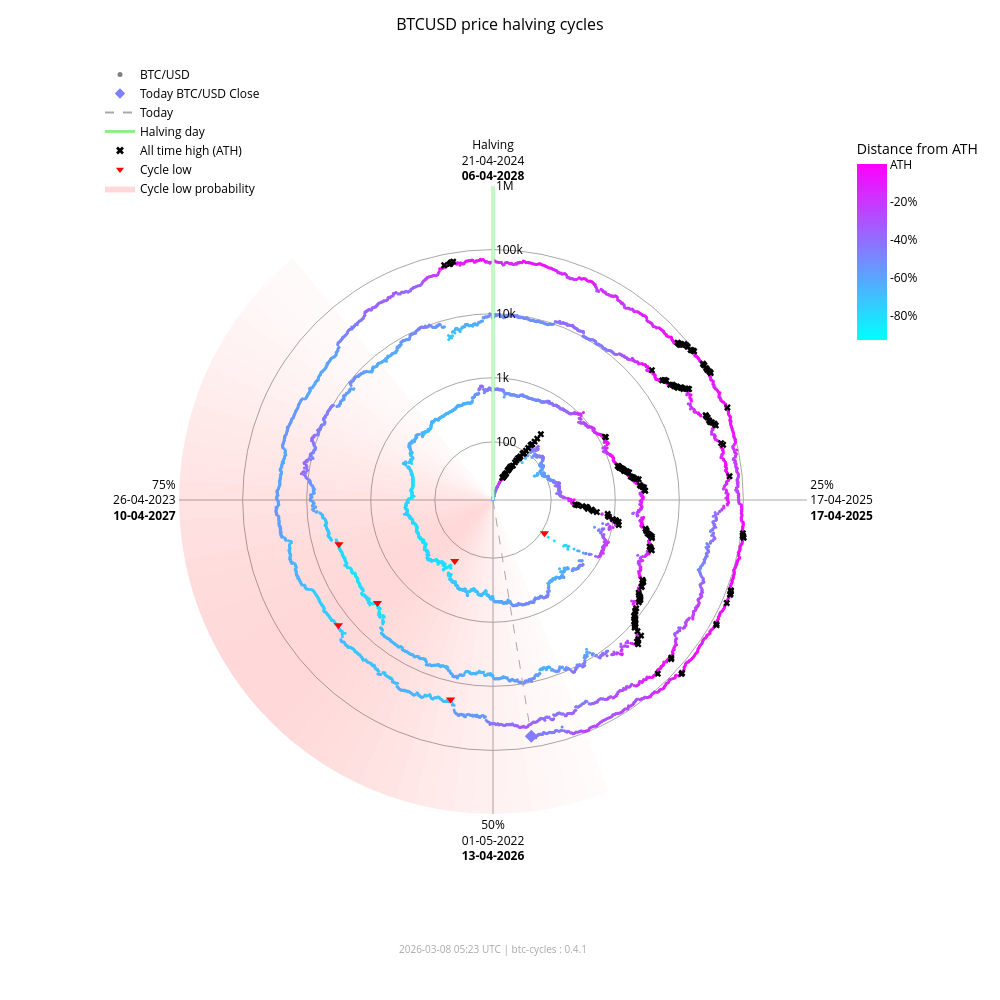

Notebook code cell kept with this figure:
### Markdown cell above
### Interactive chart (plotly)

### Code cell
fig_interactive = btc.plot(
    kind="interactive",
    from_date="2012-11-28",
)
# plotly config for interactivity
config = {"scrollZoom": True, "displayModeBar": True}
# display in notebook
fig_interactive.show(config=config)

### Figure 1 — Plotly figure (JSON) as saved in the notebook; plotly's stock layout.template omitted (floating-point values rounded to 4 significant figures; data arrays with more than 128 entries replaced by an {"elided": "..."} marker saying what was removed)
{"data": [{"fill": "toself", "fillcolor": "rgba(255,0,0,0.017168280509461755)", "hoverinfo": "skip", "line": {"width": 0}, "mode": "lines", "r": [12.35, 1000000, 1000000, 12.35, 12.35], "showlegend": false, "theta": [158.4, 158.4, 162.0, 162.0, 158.4], "type": "scatterpolar"}, {"fill": "toself", "fillcolor": "rgba(255,0,0,0.022114794501891175)", "hoverinfo": "skip", "line": {"width": 0}, "mode": "lines", "r": [12.35, 1000000, 1000000, 12.35, 12.35], "showlegend": false, "theta": [162.0, 162.0, 165.6, 165.6, 162.0], "type": "scatterpolar"}, {"fill": "toself", "fillcolor": "rgba(255,0,0,0.02790404259511669)", "hoverinfo": "skip", "line": {"width": 0}, "mode": "lines", "r": [12.35, 1000000, 1000000, 12.35, 12.35], "showlegend": false, "theta": [165.6, 165.6, 169.2, 169.2, 165.6], "type": "scatterpolar"}, {"fill": "toself", "fillcolor": "rgba(255,0,0,0.034518294852420334)", "hoverinfo": "skip", "line": {"width": 0}, "mode": "lines", "r": [12.35, 1000000, 1000000, 12.35, 12.35], "showlegend": false, "theta": [169.2, 169.2, 172.8, 172.8, 169.2], "type": "scatterpolar"}, {"fill": "toself", "fillcolor": "rgba(255,0,0,0.041901979682821514)", "hoverinfo": "skip", "line": {"width": 0}, "mode": "lines", "r": [12.35, 1000000, 1000000, 12.35, 12.35], "showlegend": false, "theta": [172.8, 172.8, 176.4, 176.4, 172.8], "type": "scatterpolar"}, {"fill": "toself", "fillcolor": "rgba(255,0,0,0.04996405861294358)", "hoverinfo": "skip", "line": {"width": 0}, "mode": "lines", "r": [12.35, 1000000, 1000000, 12.35, 12.35], "showlegend": false, "theta": [176.4, 176.4, 180.0, 180.0, 176.4], "type": "scatterpolar"}, {"fill": "toself", "fillcolor": "rgba(255,0,0,0.05858349692240514)", "hoverinfo": "skip", "line": {"width": 0}, "mode": "lines", "r": [12.35, 1000000, 1000000, 12.35, 12.35], "showlegend": false, "theta": [180.0, 180.0, 183.6, 183.6, 180.0], "type": "scatterpolar"}, {"fill": "toself", "fillcolor": "rgba(255,0,0,0.06761662035375064)", "hoverinfo": "skip", "line": {"width": 0}, "mode": "lines", "r": [12.35, 1000000, 1000000, 12.35, 12.35], "showlegend": false, "theta": [183.6, 183.6, 187.2, 187.2, 183.6], "type": "scatterpolar"}, {"fill": "toself", "fillcolor": "rgba(255,0,0,0.07690481219944661)", "hoverinfo": "skip", "line": {"width": 0}, "mode": "lines", "r": [12.35, 1000000, 1000000, 12.35, 12.35], "showlegend": false, "theta": [187.2, 187.2, 190.8, 190.8, 187.2], "type": "scatterpolar"}, {"fill": "toself", "fillcolor": "rgba(255,0,0,0.08628112000611096)", "hoverinfo": "skip", "line": {"width": 0}, "mode": "lines", "r": [12.35, 1000000, 1000000, 12.35, 12.35], "showlegend": false, "theta": [190.8, 190.8, 194.4, 194.4, 190.8], "type": "scatterpolar"}, {"fill": "toself", "fillcolor": "rgba(255,0,0,0.09557490841018089)", "hoverinfo": "skip", "line": {"width": 0}, "mode": "lines", "r": [12.35, 1000000, 1000000, 12.35, 12.35], "showlegend": false, "theta": [194.4, 194.4, 198.0, 198.0, 194.4], "type": "scatterpolar"}, {"fill": "toself", "fillcolor": "rgba(255,0,0,0.10461455782963762)", "hoverinfo": "skip", "line": {"width": 0}, "mode": "lines", "r": [12.35, 1000000, 1000000, 12.35, 12.35], "showlegend": false, "theta": [198.0, 198.0, 201.6, 201.6, 198.0], "type": "scatterpolar"}, {"fill": "toself", "fillcolor": "rgba(255,0,0,0.11322908719652829)", "hoverinfo": "skip", "line": {"width": 0}, "mode": "lines", "r": [12.35, 1000000, 1000000, 12.35, 12.35], "showlegend": false, "theta": [201.6, 201.6, 205.2, 205.2, 201.6], "type": "scatterpolar"}, {"fill": "toself", "fillcolor": "rgba(255,0,0,0.12125015337052986)", "hoverinfo": "skip", "line": {"width": 0}, "mode": "lines", "r": [12.35, 1000000, 1000000, 12.35, 12.35], "showlegend": false, "theta": [205.2, 205.2, 208.8, 208.8, 205.2], "type": "scatterpolar"}, {"fill": "toself", "fillcolor": "rgba(255,0,0,0.12851590515331976)", "hoverinfo": "skip", "line": {"width": 0}, "mode": "lines", "r": [12.35, 1000000, 1000000, 12.35, 12.35], "showlegend": false, "theta": [208.8, 208.8, 212.4, 212.4, 208.8], "type": "scatterpolar"}, {"fill": "toself", "fillcolor": "rgba(255,0,0,0.13487757461161184)", "hoverinfo": "skip", "line": {"width": 0}, "mode": "lines", "r": [12.35, 1000000, 1000000, 12.35, 12.35], "showlegend": false, "theta": [212.4, 212.4, 216.0, 216.0, 212.4], "type": "scatterpolar"}, {"fill": "toself", "fillcolor": "rgba(255,0,0,0.14020862181849592)", "hoverinfo": "skip", "line": {"width": 0}, "mode": "lines", "r": [12.35, 1000000, 1000000, 12.35, 12.35], "showlegend": false, "theta": [216.0, 216.0, 219.6, 219.6, 216.0], "type": "scatterpolar"}, {"fill": "toself", "fillcolor": "rgba(255,0,0,0.14441504950654527)", "hoverinfo": "skip", "line": {"width": 0}, "mode": "lines", "r": [12.35, 1000000, 1000000, 12.35, 12.35], "showlegend": false, "theta": [219.6, 219.6, 223.2, 223.2, 219.6], "type": "scatterpolar"}, {"fill": "toself", "fillcolor": "rgba(255,0,0,0.14744459351271713)", "hoverinfo": "skip", "line": {"width": 0}, "mode": "lines", "r": [12.35, 1000000, 1000000, 12.35, 12.35], "showlegend": false, "theta": [223.2, 223.2, 226.8, 226.8, 223.2], "type": "scatterpolar"}, {"fill": "toself", "fillcolor": "rgba(255,0,0,0.14929223192296423)", "hoverinfo": "skip", "line": {"width": 0}, "mode": "lines", "r": [12.35, 1000000, 1000000, 12.35, 12.35], "showlegend": false, "theta": [226.8, 226.8, 230.4, 230.4, 226.8], "type": "scatterpolar"}, {"fill": "toself", "fillcolor": "rgba(255,0,0,0.15)", "hoverinfo": "skip", "line": {"width": 0}, "mode": "lines", "r": [12.35, 1000000, 1000000, 12.35, 12.35], "showlegend": false, "theta": [230.4, 230.4, 234.0, 234.0, 230.4], "type": "scatterpolar"}, {"fill": "toself", "fillcolor": "rgba(255,0,0,0.14965033825231114)", "hoverinfo": "skip", "line": {"width": 0}, "mode": "lines", "r": [12.35, 1000000, 1000000, 12.35, 12.35], "showlegend": false, "theta": [234.0, 234.0, 237.6, 237.6, 234.0], "type": "scatterpolar"}, {"fill": "toself", "fillcolor": "rgba(255,0,0,0.14835378057909807)", "hoverinfo": "skip", "line": {"width": 0}, "mode": "lines", "r": [12.35, 1000000, 1000000, 12.35, 12.35], "showlegend": false, "theta": [237.6, 237.6, 241.2, 241.2, 237.6], "type": "scatterpolar"}, {"fill": "toself", "fillcolor": "rgba(255,0,0,0.14623322283554635)", "hoverinfo": "skip", "line": {"width": 0}, "mode": "lines", "r": [12.35, 1000000, 1000000, 12.35, 12.35], "showlegend": false, "theta": [241.2, 241.2, 244.8, 244.8, 241.2], "type": "scatterpolar"}, {"fill": "toself", "fillcolor": "rgba(255,0,0,0.1434078538226231)", "hoverinfo": "skip", "line": {"width": 0}, "mode": "lines", "r": [12.35, 1000000, 1000000, 12.35, 12.35], "showlegend": false, "theta": [244.8, 244.8, 248.4, 248.4, 244.8], "type": "scatterpolar"}, {"fill": "toself", "fillcolor": "rgba(255,0,0,0.13997983179373427)", "hoverinfo": "skip", "line": {"width": 0}, "mode": "lines", "r": [12.35, 1000000, 1000000, 12.35, 12.35], "showlegend": false, "theta": [248.4, 248.4, 252.0, 252.0, 248.4], "type": "scatterpolar"}, {"fill": "toself", "fillcolor": "rgba(255,0,0,0.13602598258454268)", "hoverinfo": "skip", "line": {"width": 0}, "mode": "lines", "r": [12.35, 1000000, 1000000, 12.35, 12.35], "showlegend": false, "theta": [252.0, 252.0, 255.6, 255.6, 252.0], "type": "scatterpolar"}, {"fill": "toself", "fillcolor": "rgba(255,0,0,0.13159547355344953)", "hoverinfo": "skip", "line": {"width": 0}, "mode": "lines", "r": [12.35, 1000000, 1000000, 12.35, 12.35], "showlegend": false, "theta": [255.6, 255.6, 259.2, 259.2, 255.6], "type": "scatterpolar"}, {"fill": "toself", "fillcolor": "rgba(255,0,0,0.12671301775492697)", "hoverinfo": "skip", "line": {"width": 0}, "mode": "lines", "r": [12.35, 1000000, 1000000, 12.35, 12.35], "showlegend": false, "theta": [259.2, 259.2, 262.8, 262.8, 259.2], "type": "scatterpolar"}, {"fill": "toself", "fillcolor": "rgba(255,0,0,0.12138610149219965)", "hoverinfo": "skip", "line": {"width": 0}, "mode": "lines", "r": [12.35, 1000000, 1000000, 12.35, 12.35], "showlegend": false, "theta": [262.8, 262.8, 266.4, 266.4, 262.8], "type": "scatterpolar"}, {"fill": "toself", "fillcolor": "rgba(255,0,0,0.1156142551644921)", "hoverinfo": "skip", "line": {"width": 0}, "mode": "lines", "r": [12.35, 1000000, 1000000, 12.35, 12.35], "showlegend": false, "theta": [266.4, 266.4, 270.0, 270.0, 266.4], "type": "scatterpolar"}, {"fill": "toself", "fillcolor": "rgba(255,0,0,0.10939851441251548)", "hoverinfo": "skip", "line": {"width": 0}, "mode": "lines", "r": [12.35, 1000000, 1000000, 12.35, 12.35], "showlegend": false, "theta": [270.0, 270.0, 273.6, 273.6, 270.0], "type": "scatterpolar"}, {"fill": "toself", "fillcolor": "rgba(255,0,0,0.10274974912946185)", "hoverinfo": "skip", "line": {"width": 0}, "mode": "lines", "r": [12.35, 1000000, 1000000, 12.35, 12.35], "showlegend": false, "theta": [273.6, 273.6, 277.2, 277.2, 273.6], "type": "scatterpolar"}, {"fill": "toself", "fillcolor": "rgba(255,0,0,0.09569517349791425)", "hoverinfo": "skip", "line": {"width": 0}, "mode": "lines", "r": [12.35, 1000000, 1000000, 12.35, 12.35], "showlegend": false, "theta": [277.2, 277.2, 280.8, 280.8, 277.2], "type": "scatterpolar"}, {"fill": "toself", "fillcolor": "rgba(255,0,0,0.08828282625646727)", "hoverinfo": "skip", "line": {"width": 0}, "mode": "lines", "r": [12.35, 1000000, 1000000, 12.35, 12.35], "showlegend": false, "theta": [280.8, 280.8, 284.4, 284.4, 280.8], "type": "scatterpolar"}, {"fill": "toself", "fillcolor": "rgba(255,0,0,0.08058400018765345)", "hoverinfo": "skip", "line": {"width": 0}, "mode": "lines", "r": [12.35, 1000000, 1000000, 12.35, 12.35], "showlegend": false, "theta": [284.4, 284.4, 288.0, 288.0, 284.4], "type": "scatterpolar"}, {"fill": "toself", "fillcolor": "rgba(255,0,0,0.07269354608292704)", "hoverinfo": "skip", "line": {"width": 0}, "mode": "lines", "r": [12.35, 1000000, 1000000, 12.35, 12.35], "showlegend": false, "theta": [288.0, 288.0, 291.6, 291.6, 288.0], "type": "scatterpolar"}, {"fill": "toself", "fillcolor": "rgba(255,0,0,0.06472784449068783)", "hoverinfo": "skip", "line": {"width": 0}, "mode": "lines", "r": [12.35, 1000000, 1000000, 12.35, 12.35], "showlegend": false, "theta": [291.6, 291.6, 295.2, 295.2, 291.6], "type": "scatterpolar"}, {"fill": "toself", "fillcolor": "rgba(255,0,0,0.05682021976743955)", "hoverinfo": "skip", "line": {"width": 0}, "mode": "lines", "r": [12.35, 1000000, 1000000, 12.35, 12.35], "showlegend": false, "theta": [295.2, 295.2, 298.8, 298.8, 295.2], "type": "scatterpolar"}, {"fill": "toself", "fillcolor": "rgba(255,0,0,0.04911378436707333)", "hoverinfo": "skip", "line": {"width": 0}, "mode": "lines", "r": [12.35, 1000000, 1000000, 12.35, 12.35], "showlegend": false, "theta": [298.8, 298.8, 302.4, 302.4, 298.8], "type": "scatterpolar"}, {"fill": "toself", "fillcolor": "rgba(255,0,0,0.04175213714896469)", "hoverinfo": "skip", "line": {"width": 0}, "mode": "lines", "r": [12.35, 1000000, 1000000, 12.35, 12.35], "showlegend": false, "theta": [302.4, 302.4, 306.0, 306.0, 302.4], "type": "scatterpolar"}, {"fill": "toself", "fillcolor": "rgba(255,0,0,0.034868865657538876)", "hoverinfo": "skip", "line": {"width": 0}, "mode": "lines", "r": [12.35, 1000000, 1000000, 12.35, 12.35], "showlegend": false, "theta": [306.0, 306.0, 309.6, 309.6, 306.0], "type": "scatterpolar"}, {"fill": "toself", "fillcolor": "rgba(255,0,0,0.02857722515334582)", "hoverinfo": "skip", "line": {"width": 0}, "mode": "lines", "r": [12.35, 1000000, 1000000, 12.35, 12.35], "showlegend": false, "theta": [309.6, 309.6, 313.2, 313.2, 309.6], "type": "scatterpolar"}, {"fill": "toself", "fillcolor": "rgba(255,0,0,0.022961515313555197)", "hoverinfo": "skip", "line": {"width": 0}, "mode": "lines", "r": [12.35, 1000000, 1000000, 12.35, 12.35], "showlegend": false, "theta": [313.2, 313.2, 316.8, 316.8, 313.2], "type": "scatterpolar"}, {"fill": "toself", "fillcolor": "rgba(255,0,0,0.01807146942917362)", "hoverinfo": "skip", "line": {"width": 0}, "mode": "lines", "r": [12.35, 1000000, 1000000, 12.35, 12.35], "showlegend": false, "theta": [316.8, 316.8, 320.4, 320.4, 316.8], "type": "scatterpolar"}, {"hoverinfo": "text", "marker": {"color": {"elided": "4849 str values"}, "size": 3}, "mode": "markers", "r": {"elided": "4849 float values"}, "showlegend": false, "text": {"elided": "4849 str values"}, "theta": {"elided": "4849 float values"}, "type": "scatterpolar"}, {"hoverinfo": "skip", "line": {"color": "lightgreen", "width": 3}, "mode": "lines", "r": [12.35, 1000000], "showlegend": false, "theta": [0, 0], "type": "scatterpolar"}, {"hoverinfo": "skip", "line": {"color": "darkgrey", "dash": "dash", "width": 1}, "mode": "lines", "r": [12.35, 67140.0], "showlegend": false, "theta": [170.8, 170.8], "type": "scatterpolar"}, {"hoverinfo": "text", "marker": {"color": "#817eff", "size": 10, "symbol": "diamond"}, "mode": "markers", "r": [67140.0], "showlegend": false, "text": ["Today<br>Date: 2026-03-08<br>Price: $67,139.62"], "theta": [170.8], "type": "scatterpolar"}, {"hoverinfo": "text", "marker": {"color": "black", "size": 6, "symbol": "x"}, "mode": "markers", "r": {"elided": "195 float values"}, "showlegend": false, "text": {"elided": "195 str values"}, "theta": {"elided": "195 float values"}, "type": "scatterpolar"}, {"hoverinfo": "text", "marker": {"color": "red", "size": 8, "symbol": "triangle-down"}, "mode": "markers", "r": [111.6, 164.9, 3233.0, 3925.0, 18950.0, 15760.0], "showlegend": false, "text": ["Cycle Low<br>Date: 2014-02-21<br>Price: $111.56<br>ATH distance: -91.0%", "Cycle Low<br>Date: 2015-01-14<br>Price: $164.92<br>ATH distance: -86.7%", "Cycle Low<br>Date: 2018-12-15<br>Price: $3,232.51<br>ATH distance: -83.3%", "Cycle Low<br>Date: 2019-03-25<br>Price: $3,924.55<br>ATH distance: -79.7%", "Cycle Low<br>Date: 2022-06-18<br>Price: $18,954.25<br>ATH distance: -71.9%", "Cycle Low<br>Date: 2022-11-21<br>Price: $15,760.19<br>ATH distance: -76.7%"], "theta": [122.8, 212.1, 228.3, 254.0, 192.0, 231.0], "type": "scatterpolar"}, {"marker": {"color": "grey", "size": 5}, "mode": "markers", "name": "BTC/USD", "r": [null], "theta": [null], "type": "scatterpolar"}, {"marker": {"color": "#817eff", "size": 8, "symbol": "diamond"}, "mode": "markers", "name": "Today BTC/USD Close", "r": [null], "theta": [null], "type": "scatterpolar"}, {"line": {"color": "darkgrey", "dash": "dash"}, "mode": "lines", "name": "Today", "r": [null], "theta": [null], "type": "scatterpolar"}, {"line": {"color": "lightgreen", "width": 3}, "mode": "lines", "name": "Halving day", "r": [null], "theta": [null], "type": "scatterpolar"}, {"marker": {"color": "black", "size": 7, "symbol": "x"}, "mode": "markers", "name": "All time high (ATH)", "r": [null], "theta": [null], "type": "scatterpolar"}, {"marker": {"color": "red", "size": 7, "symbol": "triangle-down"}, "mode": "markers", "name": "Cycle low", "r": [null], "theta": [null], "type": "scatterpolar"}, {"fill": "toself", "fillcolor": "rgba(255,0,0,0.15)", "line": {"width": 0}, "mode": "lines", "name": "Cycle low probability", "r": [null], "theta": [null], "type": "scatterpolar"}, {"hoverinfo": "skip", "marker": {"cmax": 0, "cmin": -0.9307, "color": [0], "colorbar": {"len": 0.25, "ticktext": ["ATH", "-20%", "-40%", "-60%", "-80%", "-100%"], "tickvals": [0, -0.2, -0.4, -0.6, -0.8, -1.0], "title": {"text": "Distance from ATH"}, "x": 0.95, "y": 0.92, "yanchor": "top"}, "colorscale": {"elided": "256x2 mixed values"}, "showscale": true, "size": 0}, "mode": "markers", "r": [null], "showlegend": false, "theta": [null], "type": "scatterpolar"}], "layout": {"annotations": [{"font": {"color": "darkgrey", "size": 10}, "showarrow": false, "text": "2026-03-08 05:23 UTC | btc-cycles : 0.4.1", "x": 0.5, "xref": "paper", "y": -0.02, "yref": "paper"}], "font": {"color": "black"}, "height": 1000, "legend": {"bgcolor": "rgba(0,0,0,0)", "font": {"color": "black"}, "x": 0.0, "y": 1.0}, "margin": {"b": 60, "l": 100, "r": 80, "t": 60}, "paper_bgcolor": "white", "plot_bgcolor": "white", "polar": {"angularaxis": {"color": "black", "direction": "clockwise", "gridcolor": "darkgrey", "rotation": 90, "ticktext": ["Halving<br>21-04-2024<br><b>06-04-2028</b>", "25%<br>17-04-2025<br><b>17-04-2025</b>", "50%<br>01-05-2022<br><b>13-04-2026</b>", "75%<br>26-04-2023<br><b>10-04-2027</b>"], "tickvals": [0, 90, 180, 270]}, "bgcolor": "white", "domain": {"x": [0.1, 0.9], "y": [0.05, 0.95]}, "radialaxis": {"angle": 90, "color": "black", "gridcolor": "darkgrey", "range": [1.092, 6.0], "tickangle": 90, "ticktext": ["100", "1k", "10k", "100k", "1M"], "tickvals": [100, 1000, 10000, 100000, 1000000], "type": "log"}}, "title": {"font": {"color": "black", "size": 16}, "text": "BTCUSD price halving cycles", "x": 0.5}, "width": 1000}}
